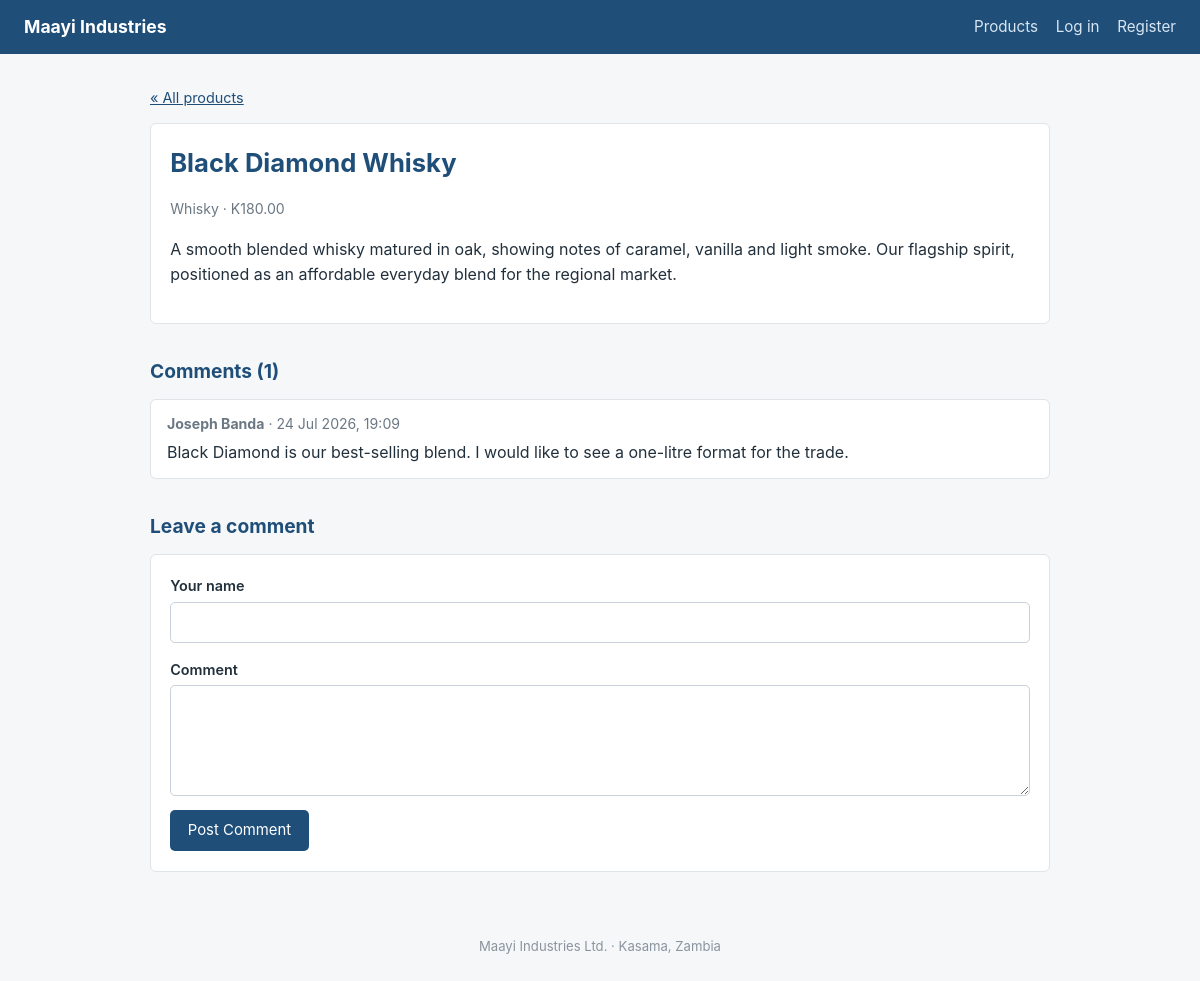
The page /page.php?id=6 on the database its author committed.
### tables this page shows
CREATE TABLE pages (
    page_id     INT AUTO_INCREMENT PRIMARY KEY,
    title       VARCHAR(150)  NOT NULL,
    category_id INT           NULL,
    body        TEXT          NOT NULL,
    price       DECIMAL(10,2) NOT NULL DEFAULT 0.00,
    created_at  DATETIME      NOT NULL DEFAULT CURRENT_TIMESTAMP,
    updated_at  DATETIME      NOT NULL DEFAULT CURRENT_TIMESTAMP
                              ON UPDATE CURRENT_TIMESTAMP,
    CONSTRAINT fk_pages_category
        FOREIGN KEY (category_id) REFERENCES categories(category_id)
        ON DELETE SET NULL
);

CREATE TABLE categories (
    category_id INT AUTO_INCREMENT PRIMARY KEY,
    name        VARCHAR(80) NOT NULL UNIQUE
);

CREATE TABLE comments (
    comment_id  INT AUTO_INCREMENT PRIMARY KEY,
    page_id     INT          NOT NULL,
    author_name VARCHAR(80)  NOT NULL,
    body        TEXT         NOT NULL,
    created_at  DATETIME     NOT NULL DEFAULT CURRENT_TIMESTAMP,
    CONSTRAINT fk_comments_page
        FOREIGN KEY (page_id) REFERENCES pages(page_id)
        ON DELETE CASCADE
);

### includes/functions.php (called while the page is built, shortened)
<?php
function url(string $path = ''): string {
    $root = rtrim(dirname($_SERVER['SCRIPT_NAME']), '/\\');
    $root = preg_replace('#/admin$#', '', $root);
    return $root . '/' . ltrim($path, '/');
}
function e(?string $text): string {
    return htmlspecialchars($text ?? '', ENT_QUOTES, 'UTF-8');
}

### page.php (the view, shortened to what this page needs)
<?php
require_once __DIR__ . '/includes/db.php';
require_once __DIR__ . '/includes/functions.php';
$id = clean_id($_GET['id'] ?? null);
$stmt = $pdo->prepare(
    'SELECT pages.*, categories.name AS category_name
       FROM pages
       LEFT JOIN categories ON pages.category_id = categories.category_id
      WHERE pages.page_id = ?'
);
$stmt->execute([$id]);
$page = $stmt->fetch();
$author = '';
$body   = '';
$stmt = $pdo->prepare('SELECT * FROM comments WHERE page_id = ? ORDER BY created_at DESC');
$stmt->execute([$id]);
$comments = $stmt->fetchAll();
require_once __DIR__ . '/includes/header.php';
?>
<p class="crumb"><a href="<?= url('index.php') ?>">&laquo; All products</a></p>
<article class="box">
    <h1><?= e($page['title']) ?></h1>
    <p class="meta">
        <?= $page['category_name'] ? e($page['category_name']) : 'Uncategorised' ?>
        &middot; K<?= number_format((float)$page['price'], 2) ?>
    </p>
    <p><?= nl2br(e($page['body'])) ?></p>
</article>
<h2>Comments (<?= count($comments) ?>)</h2>
<?php if (!$comments): ?>
    <p class="hint">No comments yet. Be the first.</p>
<?php else: ?>
    <?php foreach ($comments as $c): ?>
        <div class="comment">
            <p class="meta">
                <strong><?= e($c['author_name']) ?></strong>
                &middot; <?= date('j M Y, H:i', strtotime($c['created_at'])) ?>
            </p>
            <p><?= nl2br(e($c['body'])) ?></p>
        </div>
    <?php endforeach; ?>
<?php endif; ?>
<h2>Leave a comment</h2>
<form method="post" class="box">
    <label>Your name
        <input type="text" name="author_name" value="<?= e($author) ?>" required>
    </label>
    <label>Comment
        <textarea name="body" rows="4" required><?= e($body) ?></textarea>
    </label>
    <button type="submit">Post Comment</button>
</form>
<?php require_once __DIR__ . '/includes/footer.php'; ?>

### style.css (style rules this page uses)
body { margin: 0; font-family: -apple-system, "Segoe UI", Roboto, Arial, sans-serif; line-height: 1.6; color: #22303c; background: #f5f7f9; }
h1 { color: #1f4e79; font-size: 1.6rem; margin: 0 0 0.5rem; }
h2 { color: #1f4e79; font-size: 1.2rem; margin: 2rem 0 0.75rem; }
.meta { color: #6b7884; font-size: 0.88rem; }
.crumb { font-size: 0.9rem; }
.crumb a { color: #1f4e79; }
.box { background: #fff; border: 1px solid #dfe4e9; border-radius: 6px; padding: 1.2rem; margin-bottom: 1.5rem; }
.box label { display: block; margin-bottom: 0.9rem; font-weight: 600; font-size: 0.9rem; }
.box input, .box select, .box textarea { display: block; width: 100%; box-sizing: border-box; margin-top: 0.3rem; padding: 0.5rem 0.6rem; border: 1px solid #c9d2da; border-radius: 5px; font: inherit; font-weight: normal; color: #22303c; background: #fff; }
.box textarea { resize: vertical; }
button, .button { display: inline-block; background: #1f4e79; color: #fff; border: none; padding: 0.55rem 1.1rem; border-radius: 5px; font: inherit; font-size: 0.93rem; cursor: pointer; text-decoration: none; }
.comment { background: #fff; border: 1px solid #dfe4e9; border-radius: 6px; padding: 0.8rem 1rem; margin-bottom: 0.6rem; }
.comment p { margin: 0.3rem 0 0; }
.comment .meta { margin: 0; }

### rows shown on the page
pages: title "Black Diamond Whisky", category.name "Whisky", price "180.00", body "A smooth blended whisky matured in oak, showing notes of caramel, vanilla and light smoke. Our flagship spirit, positioned as an affordable everyday blend for the regional market."
comments: author_name "Joseph Banda", created_at "24 Jul 2026, 19:09", body "Black Diamond is our best-selling blend. I would like to see a one-litre format for the trade."

### other values the page prints
count($comments) "1"
